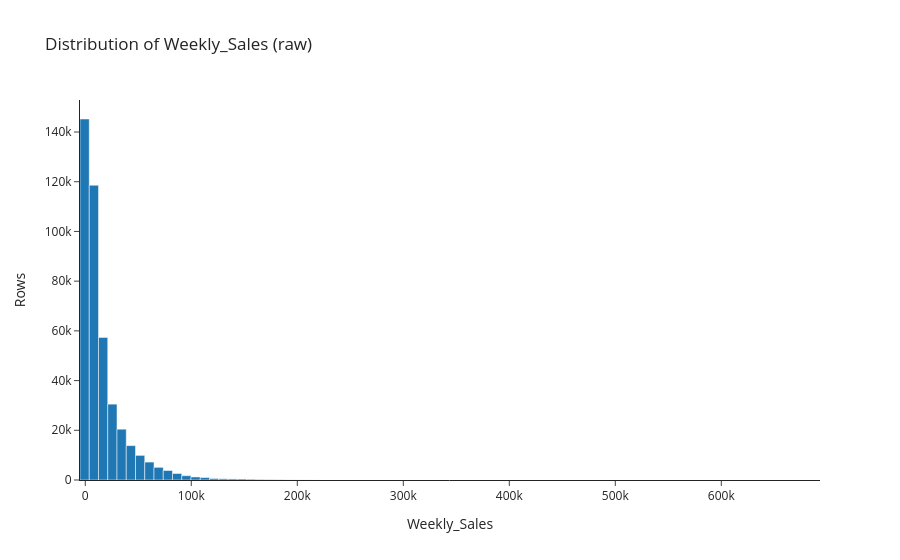

The code cell stored with this chart in its notebook:
### Markdown cell above
:::{tip} Aggregate before you plot large data

Plotly stores every input value inside the figure. A histogram or box plot
of all 421,570 rows would add several megabytes to the page and slow down
the browser. Instead we let `numpy` count the rows in each bin and plot the
counts with `px.bar`. The chart looks the same, but the figure holds only
80 numbers.

:::

### Code cell
# Count rows per bin first, then plot the 80 bin counts.
counts, edges = np.histogram(df_train["Weekly_Sales"], bins=80)
sales_hist = pd.DataFrame(
    {"Weekly_Sales": (edges[:-1] + edges[1:]) / 2, "Rows": counts}
)

fig = px.bar(
    sales_hist,
    x="Weekly_Sales",
    y="Rows",
    title="Distribution of Weekly_Sales (raw)",
    template="simple_white",
)
fig.update_traces(width=edges[1] - edges[0])
fig.update_layout(bargap=0)
fig.show()

### Figure 1 — Plotly figure (JSON) as saved in the notebook; plotly's stock layout.template omitted (floating-point values rounded to 4 significant figures)
{"data": [{"hovertemplate": "Weekly_Sales=%{x}<br>Rows=%{y}<extra></extra>", "legendgroup": "", "marker": {"color": "#1F77B4", "pattern": {"shape": ""}}, "name": "", "orientation": "v", "showlegend": false, "textposition": "auto", "type": "bar", "width": 8726.0, "x": [-625.9, 8100.0, 16830.0, 25550.0, 34280.0, 43000.0, 51730.0, 60460.0, 69180.0, 77910.0, 86640.0, 95360.0, 104100.0, 112800.0, 121500.0, 130300.0, 139000.0, 147700.0, 156400.0, 165200.0, 173900.0, 182600.0, 191300.0, 200100.0, 208800.0, 217500.0, 226300.0, 235000.0, 243700.0, 252400.0, 261200.0, 269900.0, 278600.0, 287300.0, 296100.0, 304800.0, 313500.0, 322200.0, 331000.0, 339700.0, 348400.0, 357100.0, 365900.0, 374600.0, 383300.0, 392000.0, 400800.0, 409500.0, 418200.0, 427000.0, 435700.0, 444400.0, 453100.0, 461900.0, 470600.0, 479300.0, 488000.0, 496800.0, 505500.0, 514200.0, 522900.0, 531700.0, 540400.0, 549100.0, 557800.0, 566600.0, 575300.0, 584000.0, 592700.0, 601500.0, 610200.0, 618900.0, 627700.0, 636400.0, 645100.0, 653800.0, 662600.0, 671300.0, 680000.0, 688700.0], "xaxis": "x", "y": [145238, 118600, 57375, 30522, 20441, 13832, 9904, 7212, 5097, 3824, 2619, 1724, 1226, 989, 608, 483, 431, 394, 307, 224, 162, 114, 56, 39, 34, 19, 13, 10, 10, 3, 9, 7, 1, 2, 7, 2, 1, 1, 1, 4, 4, 5, 2, 1, 2, 2, 1, 1, 2, 0, 0, 0, 0, 0, 1, 0, 0, 0, 0, 0, 0, 0, 0, 0, 0, 0, 0, 0, 0, 0, 0, 0, 2, 0, 0, 1, 0, 0, 0, 1], "yaxis": "y"}], "layout": {"bargap": 0, "barmode": "relative", "legend": {"tracegroupgap": 0}, "title": {"text": "Distribution of Weekly_Sales (raw)"}, "xaxis": {"anchor": "y", "domain": [0.0, 1.0], "title": {"text": "Weekly_Sales"}}, "yaxis": {"anchor": "x", "domain": [0.0, 1.0], "title": {"text": "Rows"}}}}
